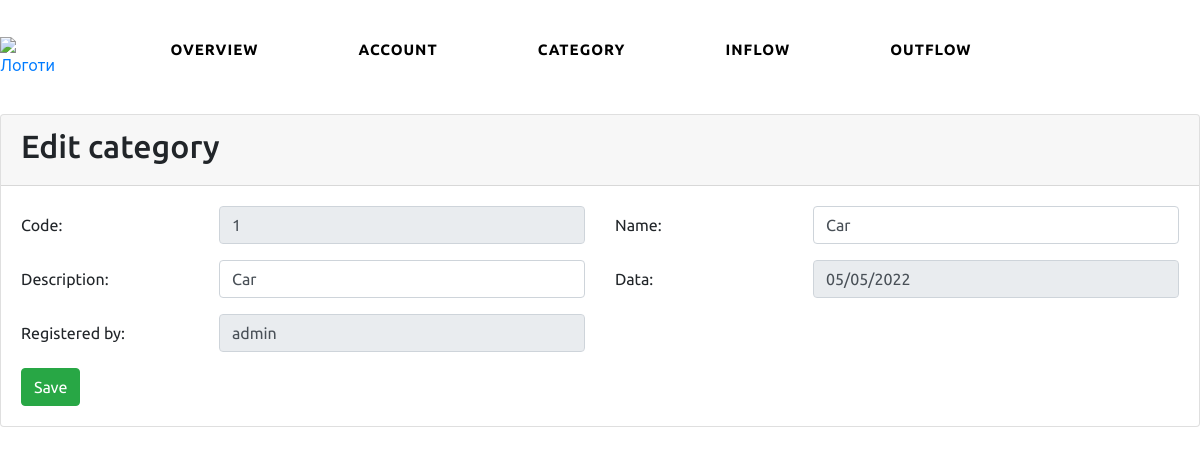
The page /category_edit/25 (signed in) on the database its author committed.
### authentication/models.py (models this page shows, shortened)
class Category(models.Model):
    code = models.IntegerField(default=0, null=False)
    name = models.CharField(max_length=255)
    description = models.CharField(default=0, max_length=255)
    registered_at = models.DateField(null=True)
    registered_by = models.CharField(default=0, null=False, max_length=55)

### authentication/views.py (the view)
# urls.py: path('category_edit/<int:pk>', views.category_edit, name='category_edit'),
def category_edit(request, pk):
    try:
        category = get_object_or_404(
            Category,
            pk=pk,
            registered_by=request.user.get_username()
        )
    except Category.DoesNotExist as e:
        raise Http404('Category does not exist')
    except Http404 as e:
        return HttpResponse('404')
    return render(
        request,
        'authentication/category_edit.html',
        {
            'category': category,
        }
    )

### authentication/templates/authentication/category_edit.html (shortened to what this page needs)
{% extends './baseProfile.html' %}
{% load static %}
{% block content %}
<div class="card" style="font-family: 'Ubuntu', sans-serif;">
    <div class="card-header">
      <h2>Edit category</h2>
    </div>
    <div class="card-body">
      <form action="{% url 'category_update' category.id %}" method="post">
        <div class="form-group row">
          <label for="inputEmail3" class="col-sm-2 col-form-label">Code:</label>
          <div class="col-sm-4">
            <input type="text" class="form-control" id="code" value="{{ category.code }}" readonly="true" required="true">
          </div>
          <label for="inputEmail3" class="col-sm-2 col-form-label">Name:</label>
          <div class="col-sm-4">
            <input type="text" class="form-control" id="name" value="{{ category.name }}" required="true">
          </div>
        </div>
        <div class="form-group row">
          <label for="inputEmail3" class="col-sm-2 col-form-label">Description:</label>
          <div class="col-sm-4">
            <input type="text" class="form-control" id="description" value="{{ category.description }}" required="true">
          </div>
          <label for="reg_date" class="col-sm-2 col-form-label">Data:</label>
          <div class="col-sm-4">
            <input type="text" class="form-control" id="reg_date" readonly="true" value='{{ category.registered_at|date:"d/m/Y" }}' required="true">
          </div>
        </div>
        <div class="form-group row">
          <label for="registered_by" class="col-sm-2 col-form-label">Registered by:</label>
          <div class="col-sm-4">
            <input type="text" class="form-control" id="registered_by" readonly="true" value="{{ category.registered_by }}" required="true">
          </div>
        </div>
        <input class="btn btn-success" style="text-align:center;" type="submit" value="Save">
      </form>
    </div>
</div>
{% endblock %}

### authentication/static/authentication/css/profile.css (style rules this page uses)
html,body { height: 100%; line-height: 1; }
.card { position: relative; display: flex; flex-direction: column; }

### rows shown on the page
Category: code "1", name "Car", description "Car", registered_at "05/05/2022", registered_by "admin"
